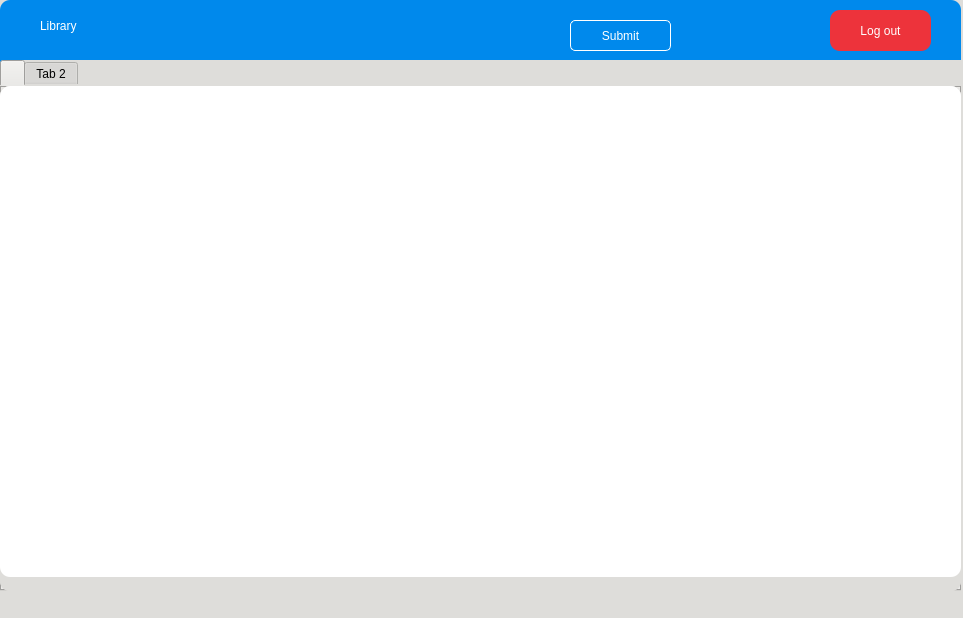
<?xml version="1.0" encoding="UTF-8"?>
<ui version="4.0">
 <class>MainWindow</class>
 <widget class="QMainWindow" name="MainWindow">
  <property name="geometry">
   <rect>
    <x>0</x>
    <y>0</y>
    <width>963</width>
    <height>618</height>
   </rect>
  </property>
  <property name="windowTitle">
   <string>MainWindow</string>
  </property>
  <property name="styleSheet">
   <string notr="true">background-color: rgb(222, 221, 218);</string>
  </property>
  <widget class="QWidget" name="centralwidget">
   <widget class="QFrame" name="frame_2">
    <property name="geometry">
     <rect>
      <x>0</x>
      <y>0</y>
      <width>961</width>
      <height>591</height>
     </rect>
    </property>
    <property name="styleSheet">
     <string notr="true">background-color: rgb(0, 137, 236);
border-style: solid;
border-width: 0px;
border-radius: 10px;

</string>
    </property>
    <property name="frameShape">
     <enum>QFrame::StyledPanel</enum>
    </property>
    <property name="frameShadow">
     <enum>QFrame::Raised</enum>
    </property>
    <widget class="QFrame" name="frame">
     <property name="geometry">
      <rect>
       <x>0</x>
       <y>60</y>
       <width>971</width>
       <height>541</height>
      </rect>
     </property>
     <property name="styleSheet">
      <string notr="true">background-color:rgb(222, 221, 218);
border-style: solid;
border-width: 0px;
border-radius: 10px;

</string>
     </property>
     <property name="frameShape">
      <enum>QFrame::StyledPanel</enum>
     </property>
     <property name="frameShadow">
      <enum>QFrame::Raised</enum>
     </property>
     <widget class="QTabWidget" name="tabWidget">
      <property name="geometry">
       <rect>
        <x>0</x>
        <y>0</y>
        <width>961</width>
        <height>531</height>
       </rect>
      </property>
      <property name="autoFillBackground">
       <bool>false</bool>
      </property>
      <widget class="QWidget" name="">
       <attribute name="title">
        <string/>
       </attribute>
       <widget class="QFrame" name="frame_3">
        <property name="geometry">
         <rect>
          <x>0</x>
          <y>0</y>
          <width>961</width>
          <height>491</height>
         </rect>
        </property>
        <property name="styleSheet">
         <string notr="true">background-color: rgb(255, 255, 255);
border-style: solid;
border-width: 0px;
border-radius: 10px;

</string>
        </property>
        <property name="frameShape">
         <enum>QFrame::StyledPanel</enum>
        </property>
        <property name="frameShadow">
         <enum>QFrame::Raised</enum>
        </property>
       </widget>
      </widget>
      <widget class="QWidget" name="tab_2">
       <attribute name="title">
        <string>Tab 2</string>
       </attribute>
      </widget>
     </widget>
    </widget>
    <widget class="QLabel" name="label_3">
     <property name="geometry">
      <rect>
       <x>40</x>
       <y>0</y>
       <width>171</width>
       <height>51</height>
      </rect>
     </property>
     <property name="styleSheet">
      <string notr="true">font: 63 italic 32pt &quot;URW Bookman&quot;;
color:white;</string>
     </property>
     <property name="text">
      <string>Library</string>
     </property>
    </widget>
    <widget class="QPushButton" name="logout_button">
     <property name="geometry">
      <rect>
       <x>830</x>
       <y>10</y>
       <width>101</width>
       <height>41</height>
      </rect>
     </property>
     <property name="styleSheet">
      <string notr="true">background-color: rgb(237, 51, 59);
color: rgb(255, 255, 255);
font: 63 15pt &quot;URW Bookman&quot;;
border-style: solid;
border-width: 0px;
border-radius: 10px;

</string>
     </property>
     <property name="text">
      <string>Log out</string>
     </property>
    </widget>
    <widget class="QPushButton" name="pushButton">
     <property name="geometry">
      <rect>
       <x>570</x>
       <y>20</y>
       <width>101</width>
       <height>31</height>
      </rect>
     </property>
     <property name="styleSheet">
      <string notr="true">
QPushButton {
    transition: all .5s ease;
    color: white;
    border-radius: 5px;
    border:1px solid white;
    font-family:'Montserrat', sans-serif;
    text-transform: uppercase;
    text-align: center;
    line-height: 1;
    font-size: 12px;
    background-color : rgb(0, 137, 236);;
    padding: 10px;
    outline: none;
    
    
}
QPushButton:hover {
    color:rgb(0, 137, 236);;
    background-color: white;;
}


</string>
     </property>
     <property name="text">
      <string>Submit</string>
     </property>
     <property name="icon">
      <iconset>
       <normaloff>Icons/Mg.png</normaloff>Icons/Mg.png</iconset>
     </property>
    </widget>
   </widget>
  </widget>
  <widget class="QMenuBar" name="menubar">
   <property name="geometry">
    <rect>
     <x>0</x>
     <y>0</y>
     <width>963</width>
     <height>22</height>
    </rect>
   </property>
  </widget>
  <widget class="QStatusBar" name="statusbar"/>
 </widget>
 <resources/>
 <connections/>
</ui>
